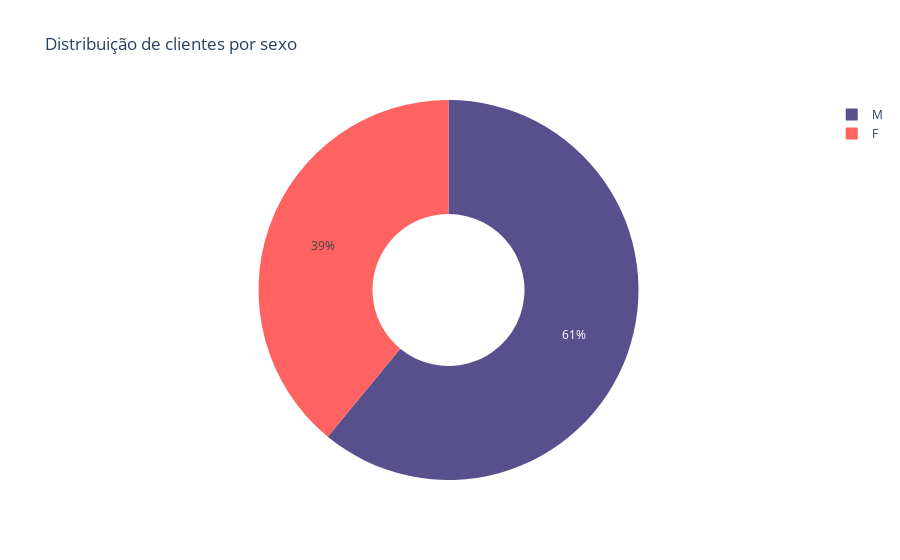

The cell this chart's notebook holds for it:
### Code cell
px.pie(df,values='Quantitativo',names='sexo',color_discrete_sequence=["#58508d","#ff6361"],title="Distribuição de clientes por sexo",hole=0.4,labels={"sexo":"Sexo"})

### Figure 1 — Plotly figure (JSON) as saved in the notebook; plotly's stock layout.template omitted (floating-point values rounded to 4 significant figures)
{"data": [{"domain": {"x": [0, 1], "y": [0, 1]}, "hole": 0.4, "hovertemplate": "Sexo=%{label}<br>Quantitativo=%{value}<extra></extra>", "labels": ["M", "F"], "legendgroup": "", "name": "", "showlegend": true, "type": "pie", "values": [1563, 1001]}], "layout": {"legend": {"tracegroupgap": 0}, "piecolorway": ["#58508d", "#ff6361"], "title": {"text": "Distribuição de clientes por sexo"}}}
